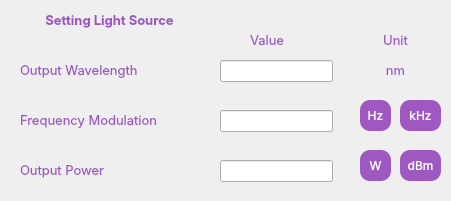
          <widget class="QWidget" name="settingLightSourceField_2" native="true">
           <property name="geometry">
            <rect>
             <x>10</x>
             <y>260</y>
             <width>451</width>
             <height>201</height>
            </rect>
           </property>
           <property name="font">
            <font>
             <kerning>false</kerning>
            </font>
           </property>
           <property name="styleSheet">
            <string notr="true">#settingLightSourceField_2{
border-style: outset;
 border-width: 2px;
border-radius: 10px;
 border-color: #9D59BF;
}
</string>
           </property>
           <widget class="QLabel" name="label_settingLightSource_3">
            <property name="geometry">
             <rect>
              <x>20</x>
              <y>0</y>
              <width>179</width>
              <height>41</height>
             </rect>
            </property>
            <property name="font">
             <font>
              <family>Inter</family>
              <pointsize>10</pointsize>
              <weight>75</weight>
              <bold>true</bold>
             </font>
            </property>
            <property name="styleSheet">
             <string notr="true">color:#9D59BF;</string>
            </property>
            <property name="text">
             <string>Setting Light Source</string>
            </property>
            <property name="alignment">
             <set>Qt::AlignCenter</set>
            </property>
           </widget>
           <widget class="QLabel" name="label_outputWavelength_3">
            <property name="geometry">
             <rect>
              <x>20</x>
              <y>50</y>
              <width>181</width>
              <height>41</height>
             </rect>
            </property>
            <property name="font">
             <font>
              <family>Inter</family>
              <pointsize>10</pointsize>
              <weight>50</weight>
              <bold>false</bold>
             </font>
            </property>
            <property name="styleSheet">
             <string notr="true">color:#9D59BF;</string>
            </property>
            <property name="text">
             <string>Output Wavelength</string>
            </property>
            <property name="alignment">
             <set>Qt::AlignLeading|Qt::AlignLeft|Qt::AlignVCenter</set>
            </property>
           </widget>
           <widget class="QLabel" name="label_frequencyModulation_3">
            <property name="geometry">
             <rect>
              <x>20</x>
              <y>100</y>
              <width>181</width>
              <height>41</height>
             </rect>
            </property>
            <property name="font">
             <font>
              <family>Inter</family>
              <pointsize>10</pointsize>
              <weight>50</weight>
              <bold>false</bold>
             </font>
            </property>
            <property name="styleSheet">
             <string notr="true">color:#9D59BF;</string>
            </property>
            <property name="text">
             <string>Frequency Modulation</string>
            </property>
            <property name="alignment">
             <set>Qt::AlignLeading|Qt::AlignLeft|Qt::AlignVCenter</set>
            </property>
           </widget>
           <widget class="QLabel" name="label_outputPower_3">
            <property name="geometry">
             <rect>
              <x>20</x>
              <y>150</y>
              <width>181</width>
              <height>41</height>
             </rect>
            </property>
            <property name="font">
             <font>
              <family>Inter</family>
              <pointsize>10</pointsize>
              <weight>50</weight>
              <bold>false</bold>
             </font>
            </property>
            <property name="styleSheet">
             <string notr="true">color:#9D59BF;</string>
            </property>
            <property name="text">
             <string>Output Power</string>
            </property>
            <property name="alignment">
             <set>Qt::AlignLeading|Qt::AlignLeft|Qt::AlignVCenter</set>
            </property>
           </widget>
           <widget class="QLabel" name="label_value_3">
            <property name="geometry">
             <rect>
              <x>250</x>
              <y>20</y>
              <width>51</width>
              <height>41</height>
             </rect>
            </property>
            <property name="font">
             <font>
              <family>Inter</family>
              <pointsize>10</pointsize>
              <weight>50</weight>
              <bold>false</bold>
             </font>
            </property>
            <property name="styleSheet">
             <string notr="true">color:#9D59BF;</string>
            </property>
            <property name="text">
             <string>Value</string>
            </property>
            <property name="alignment">
             <set>Qt::AlignLeading|Qt::AlignLeft|Qt::AlignVCenter</set>
            </property>
           </widget>
           <widget class="QLabel" name="label_unit_3">
            <property name="geometry">
             <rect>
              <x>370</x>
              <y>20</y>
              <width>51</width>
              <height>41</height>
             </rect>
            </property>
            <property name="font">
             <font>
              <family>Inter</family>
              <pointsize>10</pointsize>
              <weight>50</weight>
              <bold>false</bold>
             </font>
            </property>
            <property name="styleSheet">
             <string notr="true">color:#9D59BF;</string>
            </property>
            <property name="text">
             <string>Unit</string>
            </property>
            <property name="alignment">
             <set>Qt::AlignCenter</set>
            </property>
           </widget>
           <widget class="QLabel" name="label_nm_11">
            <property name="geometry">
             <rect>
              <x>370</x>
              <y>50</y>
              <width>51</width>
              <height>41</height>
             </rect>
            </property>
            <property name="font">
             <font>
              <family>Inter</family>
              <pointsize>10</pointsize>
              <weight>50</weight>
              <bold>false</bold>
             </font>
            </property>
            <property name="styleSheet">
             <string notr="true">color:#9D59BF;</string>
            </property>
            <property name="text">
             <string>nm</string>
            </property>
            <property name="alignment">
             <set>Qt::AlignCenter</set>
            </property>
           </widget>
           <widget class="QPushButton" name="Hz_button_3">
            <property name="geometry">
             <rect>
              <x>360</x>
              <y>100</y>
              <width>31</width>
              <height>31</height>
             </rect>
            </property>
            <property name="font">
             <font>
              <family>Inter</family>
              <pointsize>9</pointsize>
              <weight>50</weight>
              <bold>false</bold>
              <kerning>false</kerning>
             </font>
            </property>
            <property name="styleSheet">
             <string notr="true">background-color: #9D59BF;
border-radius: 10px;
border:none;
color: #FFFFFF;
</string>
            </property>
            <property name="text">
             <string>Hz</string>
            </property>
            <property name="autoDefault">
             <bool>false</bool>
            </property>
            <property name="default">
             <bool>false</bool>
            </property>
           </widget>
           <widget class="QPushButton" name="kHz_button_3">
            <property name="geometry">
             <rect>
              <x>400</x>
              <y>100</y>
              <width>41</width>
              <height>31</height>
             </rect>
            </property>
            <property name="font">
             <font>
              <family>Inter</family>
              <pointsize>9</pointsize>
              <weight>50</weight>
              <bold>false</bold>
              <kerning>false</kerning>
             </font>
            </property>
            <property name="styleSheet">
             <string notr="true">background-color: #9D59BF;
border-radius: 10px;
border:none;
color: #FFFFFF;
</string>
            </property>
            <property name="text">
             <string>kHz</string>
            </property>
            <property name="autoDefault">
             <bool>false</bool>
            </property>
            <property name="default">
             <bool>false</bool>
            </property>
           </widget>
           <widget class="QPushButton" name="W_button_3">
            <property name="geometry">
             <rect>
              <x>360</x>
              <y>150</y>
              <width>31</width>
              <height>31</height>
             </rect>
            </property>
            <property name="font">
             <font>
              <family>Inter</family>
              <pointsize>9</pointsize>
              <weight>50</weight>
              <bold>false</bold>
              <kerning>false</kerning>
             </font>
            </property>
            <property name="styleSheet">
             <string notr="true">background-color: #9D59BF;
border-radius: 10px;
border:none;
color: #FFFFFF;
</string>
            </property>
            <property name="text">
             <string>W</string>
            </property>
            <property name="autoDefault">
             <bool>false</bool>
            </property>
            <property name="default">
             <bool>false</bool>
            </property>
           </widget>
           <widget class="QPushButton" name="dBm_button_3">
            <property name="geometry">
             <rect>
              <x>400</x>
              <y>150</y>
              <width>41</width>
              <height>31</height>
             </rect>
            </property>
            <property name="font">
             <font>
              <family>Inter</family>
              <pointsize>9</pointsize>
              <weight>50</weight>
              <bold>false</bold>
              <kerning>false</kerning>
             </font>
            </property>
            <property name="styleSheet">
             <string notr="true">background-color: #9D59BF;
border-radius: 10px;
border:none;
color: #FFFFFF;
</string>
            </property>
            <property name="text">
             <string>dBm</string>
            </property>
            <property name="autoDefault">
             <bool>false</bool>
            </property>
            <property name="default">
             <bool>false</bool>
            </property>
           </widget>
           <widget class="QLineEdit" name="outputWavelengthInput_2">
            <property name="geometry">
             <rect>
              <x>220</x>
              <y>60</y>
              <width>113</width>
              <height>22</height>
             </rect>
            </property>
            <property name="font">
             <font>
              <family>Inter</family>
              <pointsize>10</pointsize>
             </font>
            </property>
            <property name="styleSheet">
             <string notr="true">
#outputWavelengthInput{color:#9D59BF;
border: 2px solid #3AB795;
border-radius: 10px;
padding: 0 8px;}
</string>
            </property>
           </widget>
           <widget class="QLineEdit" name="frequencyModulationInput_2">
            <property name="geometry">
             <rect>
              <x>220</x>
              <y>110</y>
              <width>113</width>
              <height>22</height>
             </rect>
            </property>
            <property name="font">
             <font>
              <family>Inter</family>
              <pointsize>10</pointsize>
             </font>
            </property>
            <property name="styleSheet">
             <string notr="true">
#frequencyModulationInput{color:#9D59BF;
border: 2px solid #3AB795;
border-radius: 10px;
padding: 0 8px;}
</string>
            </property>
           </widget>
           <widget class="QLineEdit" name="outputPowerInput_2">
            <property name="geometry">
             <rect>
              <x>220</x>
              <y>160</y>
              <width>113</width>
              <height>22</height>
             </rect>
            </property>
            <property name="font">
             <font>
              <family>Inter</family>
              <pointsize>10</pointsize>
             </font>
            </property>
            <property name="styleSheet">
             <string notr="true">
#outputPowerInput{color:#9D59BF;
border: 2px solid #3AB795;
border-radius: 10px;
padding: 0 8px;}
</string>
            </property>
           </widget>
          </widget>
